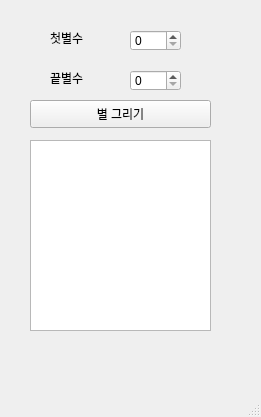
<?xml version="1.0" encoding="UTF-8"?>
<ui version="4.0">
 <class>MainWindow</class>
 <widget class="QMainWindow" name="MainWindow">
  <property name="geometry">
   <rect>
    <x>0</x>
    <y>0</y>
    <width>261</width>
    <height>417</height>
   </rect>
  </property>
  <property name="windowTitle">
   <string>MainWindow</string>
  </property>
  <widget class="QWidget" name="centralwidget">
   <widget class="QLabel" name="lbl_first">
    <property name="geometry">
     <rect>
      <x>50</x>
      <y>30</y>
      <width>64</width>
      <height>15</height>
     </rect>
    </property>
    <property name="text">
     <string>첫별수</string>
    </property>
   </widget>
   <widget class="QLabel" name="lbl_last">
    <property name="geometry">
     <rect>
      <x>50</x>
      <y>70</y>
      <width>64</width>
      <height>15</height>
     </rect>
    </property>
    <property name="text">
     <string>끝별수</string>
    </property>
   </widget>
   <widget class="QSpinBox" name="sb_first">
    <property name="geometry">
     <rect>
      <x>130</x>
      <y>30</y>
      <width>51</width>
      <height>21</height>
     </rect>
    </property>
   </widget>
   <widget class="QSpinBox" name="sb_last">
    <property name="geometry">
     <rect>
      <x>130</x>
      <y>70</y>
      <width>51</width>
      <height>21</height>
     </rect>
    </property>
   </widget>
   <widget class="QPushButton" name="pb">
    <property name="geometry">
     <rect>
      <x>30</x>
      <y>100</y>
      <width>181</width>
      <height>28</height>
     </rect>
    </property>
    <property name="text">
     <string>별 그리기</string>
    </property>
   </widget>
   <widget class="QTextEdit" name="te">
    <property name="geometry">
     <rect>
      <x>30</x>
      <y>140</y>
      <width>181</width>
      <height>191</height>
     </rect>
    </property>
   </widget>
  </widget>
  <widget class="QMenuBar" name="menubar">
   <property name="geometry">
    <rect>
     <x>0</x>
     <y>0</y>
     <width>261</width>
     <height>26</height>
    </rect>
   </property>
  </widget>
  <widget class="QStatusBar" name="statusbar"/>
 </widget>
 <resources/>
 <connections/>
</ui>
